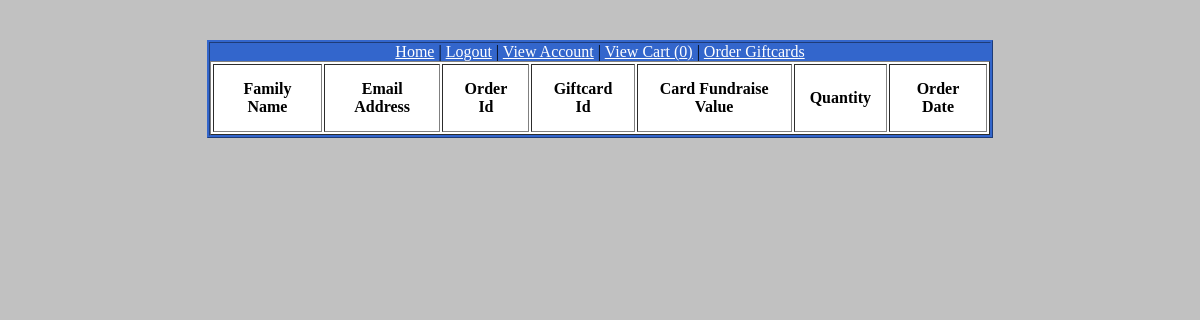
The app's page /project/pendingOrders.php (signed in), older data.
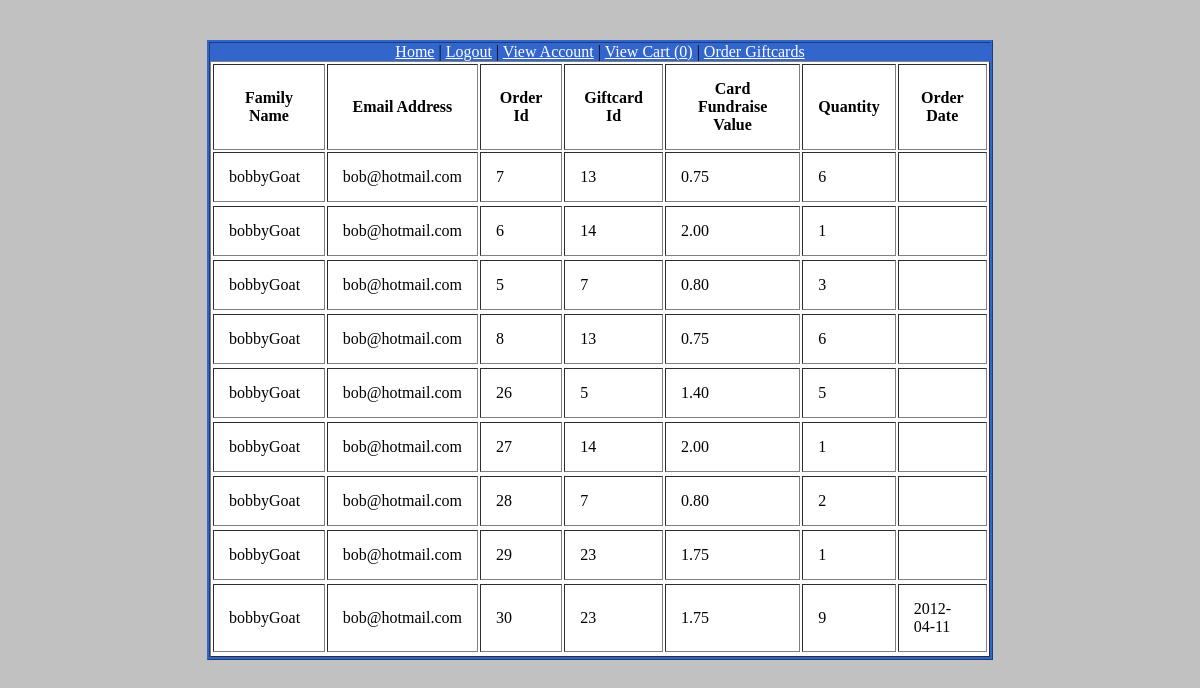
The same page, newer data.
### tables this page shows
CREATE TABLE IF NOT EXISTS `pending_orders` (
  `order_id` int(11) NOT NULL DEFAULT '0',
  `gc_id` int(11) DEFAULT NULL,
  `fund_raise_value` decimal(3,2) DEFAULT NULL,
  `card_quantity` int(11) DEFAULT NULL,
  `order_date` date DEFAULT NULL
);

CREATE TABLE IF NOT EXISTS `user_account` (
  `account_id` int(11) NOT NULL AUTO_INCREMENT,
  `family_name` varchar(20) DEFAULT NULL,
  `email` varchar(50) DEFAULT NULL,
  `password` varchar(20) DEFAULT NULL,
  `admin` char(1) NOT NULL DEFAULT 'n',
  PRIMARY KEY (`account_id`)
);

### project/pendingOrders.php (the view, shortened to what this page needs)
<!DOCTYPE HTML PUBLIC "-//W3C//DTD HTML 4.01//EN"
   "http://www.w3.org/TR/html4/strict.dtd">
<html>
	<head>
		<link href="style.css" rel="stylesheet" type="text/css">
	</head>
	<body>
		<div id="wrap">
			<?php
					include("dbconnect.php");
					if($_SESSION['isAdmin']==true)
					{
						include("adminheader.php");
					}
					else
					{
						include("loginheader.php");
					}
					$query = "SELECT
					family_name, email, order_id, gc_id, fund_raise_value, card_quantity, order_date
					FROM pending_orders
					NATURAL JOIN accounts_and_orders NATURAL JOIN user_account;";
					$result = mysqli_query($db, $query);
					echo
            					"<table align=center border=1 cellpadding=15>
								<tr>
								<th>Family Name</th>
								<th>Email Address</th>
								<th>Order Id</th>
								<th>Giftcard Id</th>
								<th>Card Fundraise Value</th>
								<th>Quantity</th>
								<th>Order Date</th>
								</tr>";
					while($row = mysqli_fetch_array($result))
            		{
								echo "<tr>\n";
								echo "<td>" . $row['family_name'] . "</td>\n";
              					echo "<td>" . $row['email'] . "</td>\n";
             				 	echo "<td>" . $row['order_id'] . "</td>\n";
              					echo "<td>" . $row['gc_id'] .  "</td>\n";
              					echo "<td>" . $row['fund_raise_value'] .  "</td>\n";
              					echo "<td>" . $row['card_quantity'] .  "</td>\n";
              					echo "<td>" . $row['order_date'] .  "</td>\n";
              					echo "<tr>\n";
            		}
					echo "</table>"
			?>
		</div>
	</body>
</html>

### project/loginheader.php
<div id="Navigation">
	<?php
	if(isset($_SESSION["name"]))
	{
	?>
	<a href="home.php">Home</a>
	|
	<a href="logout.php">Logout</a>
	|
	<a href="viewaccount.php">View Account</a>
	|
	<a href="viewcart.php">View Cart (<?php echo count($_SESSION['cart'])?>)</a>
	|
	<a href="browse.php">Order Giftcards</a>
	<?php
	}
	?>
</div>

### project/style.css (style rules this page uses)
body { padding: 0; margin: 0; background-color: #C1C1C1; background-repeat: repeat-x; color: black; }
#Navigation A:link { color: white; }
A:link { color: #3366CC; }
#wrap { border-style: ridge; border-color: #3366CC; width: 780px; margin-top: 40px; margin-right: auto; margin-left: auto; margin-bottom:40px; background: #FFFFFF; }
#Navigation { width: 780px; text-align: center; background-color: #3366CC; }

Row changes from the older to the newer data that the page shows:
now on this page (row unchanged): pending_orders: user_account.family_name "bobbyGoat", user_account.email "bob@hotmail.com", order "7", gc "13", fund_raise_value "0.75", card_quantity "6"
now on this page (row unchanged): pending_orders: user_account.family_name "bobbyGoat", user_account.email "bob@hotmail.com", order "6", gc "14", fund_raise_value "2.00", card_quantity "1"
now on this page (row unchanged): pending_orders: user_account.family_name "bobbyGoat", user_account.email "bob@hotmail.com", order "5", gc "7", fund_raise_value "0.80", card_quantity "3"
now on this page (row unchanged): pending_orders: user_account.family_name "bobbyGoat", user_account.email "bob@hotmail.com", order "8", gc "13", fund_raise_value "0.75", card_quantity "6"
added pending_orders: user_account.family_name "bobbyGoat", user_account.email "bob@hotmail.com", order "26", gc "5", fund_raise_value "1.40", card_quantity "5"
added pending_orders: user_account.family_name "bobbyGoat", user_account.email "bob@hotmail.com", order "27", gc "14", fund_raise_value "2.00", card_quantity "1"
added pending_orders: user_account.family_name "bobbyGoat", user_account.email "bob@hotmail.com", order "28", gc "7", fund_raise_value "0.80", card_quantity "2"
added pending_orders: user_account.family_name "bobbyGoat", user_account.email "bob@hotmail.com", order "29", gc "23", fund_raise_value "1.75", card_quantity "1"
added pending_orders: user_account.family_name "bobbyGoat", user_account.email "bob@hotmail.com", order "30", gc "23", fund_raise_value "1.75", card_quantity "9", order_date "2012-04-11"
